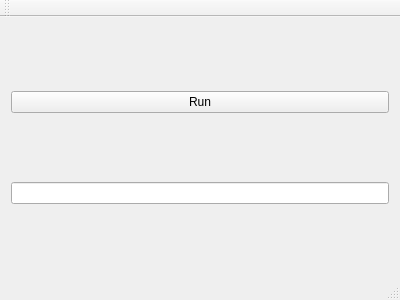
<?xml version="1.0" encoding="UTF-8"?>
<ui version="4.0">
 <class>MainWindow</class>
 <widget class="QMainWindow" name="MainWindow">
  <property name="geometry">
   <rect>
    <x>0</x>
    <y>0</y>
    <width>400</width>
    <height>300</height>
   </rect>
  </property>
  <property name="windowTitle">
   <string>MainWindow</string>
  </property>
  <widget class="QWidget" name="centralWidget">
   <layout class="QVBoxLayout" name="verticalLayout">
    <item>
     <widget class="QPushButton" name="btnRun">
      <property name="text">
       <string>Run</string>
      </property>
     </widget>
    </item>
    <item>
     <widget class="QLineEdit" name="lineResult"/>
    </item>
   </layout>
  </widget>
  <widget class="QMenuBar" name="menuBar">
   <property name="geometry">
    <rect>
     <x>0</x>
     <y>0</y>
     <width>400</width>
     <height>20</height>
    </rect>
   </property>
  </widget>
  <widget class="QToolBar" name="mainToolBar">
   <attribute name="toolBarArea">
    <enum>TopToolBarArea</enum>
   </attribute>
   <attribute name="toolBarBreak">
    <bool>false</bool>
   </attribute>
  </widget>
  <widget class="QStatusBar" name="statusBar"/>
 </widget>
 <layoutdefault spacing="6" margin="11"/>
 <resources/>
 <connections/>
</ui>
